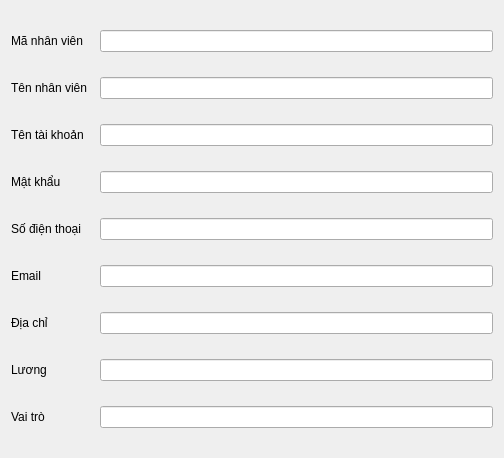
<?xml version="1.0" encoding="UTF-8"?>
<ui version="4.0">
 <class>Dialog</class>
 <widget class="QDialog" name="Dialog">
  <property name="geometry">
   <rect>
    <x>0</x>
    <y>0</y>
    <width>504</width>
    <height>458</height>
   </rect>
  </property>
  <property name="windowTitle">
   <string>Dialog</string>
  </property>
  <layout class="QGridLayout" name="gridLayout">
   <item row="5" column="0">
    <widget class="QLabel" name="label_8">
     <property name="text">
      <string>Mật khẩu</string>
     </property>
    </widget>
   </item>
   <item row="12" column="2">
    <widget class="QLineEdit" name="txtRole"/>
   </item>
   <item row="3" column="2">
    <widget class="QLineEdit" name="txtUserName"/>
   </item>
   <item row="0" column="2">
    <widget class="QLineEdit" name="txtEmployeeID"/>
   </item>
   <item row="1" column="2">
    <widget class="QLineEdit" name="txtFullName"/>
   </item>
   <item row="8" column="2">
    <widget class="QLineEdit" name="txtPhone"/>
   </item>
   <item row="9" column="0">
    <widget class="QLabel" name="label_2">
     <property name="text">
      <string>Email</string>
     </property>
    </widget>
   </item>
   <item row="12" column="0">
    <widget class="QLabel" name="label_4">
     <property name="text">
      <string>Vai trò</string>
     </property>
    </widget>
   </item>
   <item row="5" column="2">
    <widget class="QLineEdit" name="txtPassword"/>
   </item>
   <item row="1" column="0">
    <widget class="QLabel" name="label_6">
     <property name="text">
      <string>Tên nhân viên</string>
     </property>
    </widget>
   </item>
   <item row="0" column="0" colspan="2">
    <widget class="QLabel" name="label_5">
     <property name="text">
      <string>Mã nhân viên</string>
     </property>
    </widget>
   </item>
   <item row="8" column="0">
    <widget class="QLabel" name="label">
     <property name="text">
      <string>Số điện thoại</string>
     </property>
    </widget>
   </item>
   <item row="3" column="0">
    <widget class="QLabel" name="label_7">
     <property name="text">
      <string>Tên tài khoản</string>
     </property>
    </widget>
   </item>
   <item row="11" column="0">
    <widget class="QLabel" name="label_3">
     <property name="text">
      <string>Lương</string>
     </property>
    </widget>
   </item>
   <item row="11" column="2">
    <widget class="QLineEdit" name="txtSalary"/>
   </item>
   <item row="9" column="2">
    <widget class="QLineEdit" name="txtEmail"/>
   </item>
   <item row="10" column="2">
    <widget class="QLineEdit" name="txtAddress"/>
   </item>
   <item row="10" column="0">
    <widget class="QLabel" name="label_9">
     <property name="text">
      <string>Địa chỉ</string>
     </property>
    </widget>
   </item>
  </layout>
 </widget>
 <resources/>
 <connections/>
</ui>
